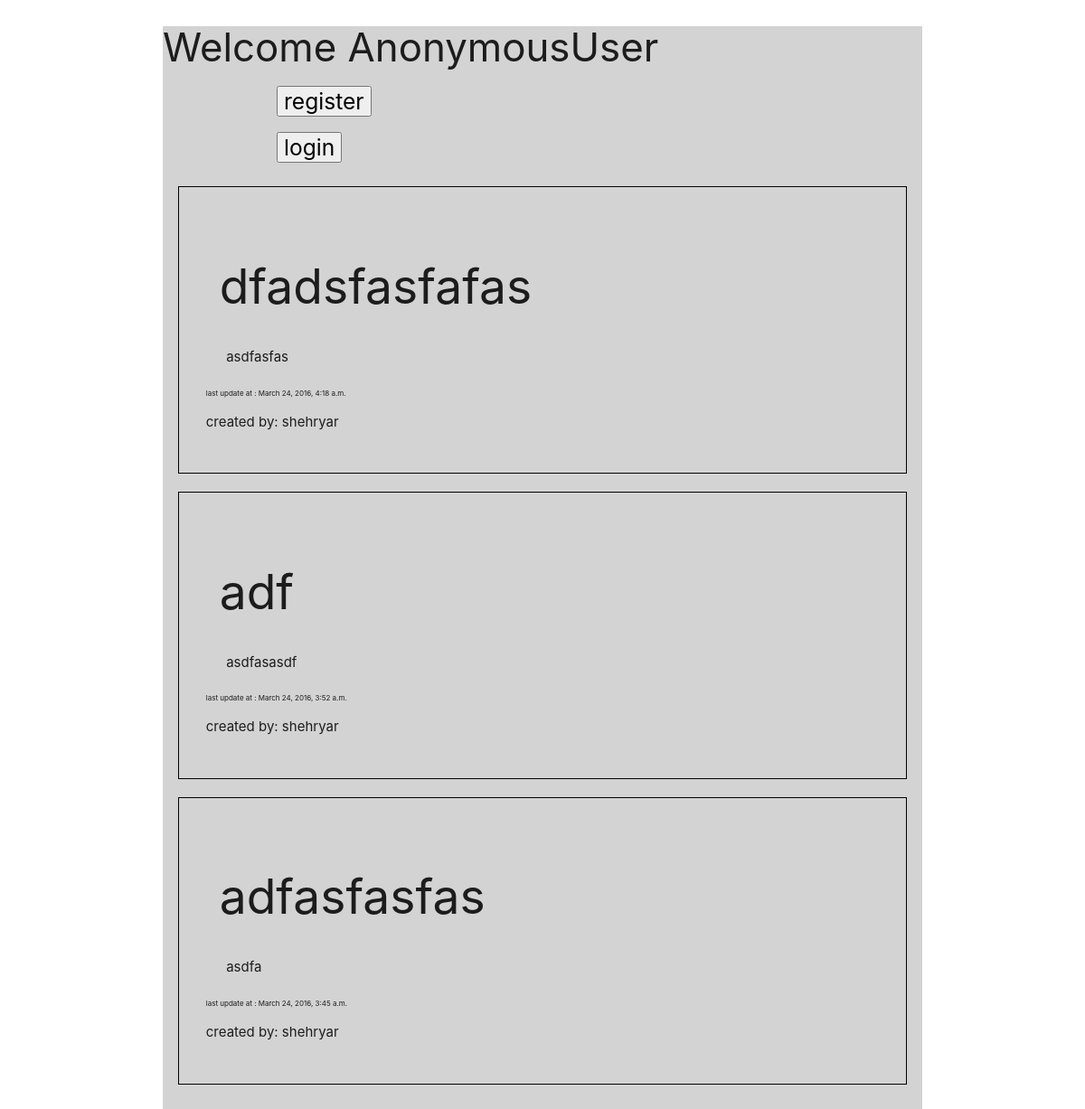
The app's page /, older data.
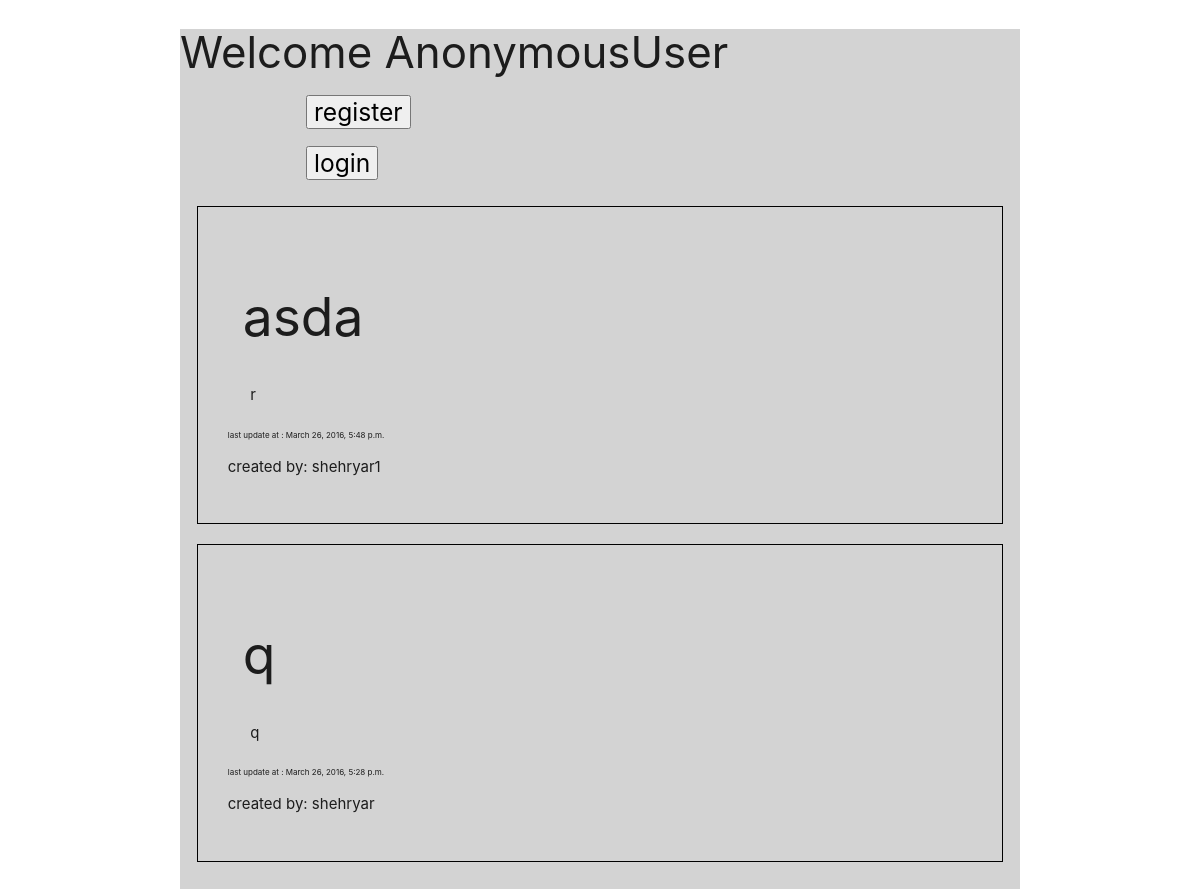
The same page, newer data.
### posts/models.py (models this page shows, shortened)
class Post(models.Model):
	title = models.CharField(max_length = 50)
	content = models.TextField()
	created_at = models.DateTimeField(editable=False)
	updated_at = models.DateTimeField()
	slug = models.SlugField(max_length=50)
	user = models.ForeignKey(User)

### posts/views.py (the view)
# urls.py: url(r'^$', views.index.as_view(), name='home'),
class index(View):
	def get(self,request):
		template = "index.html"
		blog_list = Post.objects.all().order_by('-updated_at')
		context = {
			"posts" : blog_list
		}
		return render(request, 'index.html', context)

### posts/templates/index.html (shortened to what this page needs)
{% extends "base.html" %}
{% block content %}
		<h3>Welcome {{user}} </h3>
<div class = "container large-6 small-6 columns">
	{% if user.is_active %}
	<div class "row">
			<h5> <a type="button"href="{% url 'posts:logout' %}"><button type="button">logout</h5></a>
		</div>
	<div class "row">
		<h5> <a type="button"href="{% url 'posts:create' %}"><button type="button">create</h5></a>
	</div>
	{% else %}
	<div class "row">
		<h5> <a type="button" href="{% url 'posts:register' %}"><button type="button">register</h5></a>
	</div>
	<div class "row">
		<h5> <a type="button"href="{% url 'posts:login' %}"><button type="button">login</h5></a>
	</div>
		{% endif %}
</div>
<div class = "container_row">
	{% for post in posts %}
		<div class = "row">
			<div class="small-9 large-8 columns details">
				{% if post.user == user %}
				<h2 class = "title"><a href="{% url 'posts:details' slug=post.slug %}">{{post.title}}</h2></a>
								{% else %}
				<h2 class = "title">{{post.title}}</h2>
			{% endif %}
				<div class = "post">
					<p>{{post.content}}</p>
				</div>
				<div class = "created">
				<p class = "time">last update at : {{post.updated_at}}</p>
				<p> created by: {{post.user}}</p>
				</div>
			</div>
		</div>
	{% endfor %}
</div>
{% endblock content %}

### posts/templates/base.html (shortened to what this page needs)
<!DOCTYPE html>
{% load staticfiles %}
<html lang="en">
<head>
    <link rel="stylesheet" href="https://cdnjs.cloudflare.com/ajax/libs/foundation/5.5.2/css/foundation.css" />
    <link rel="stylesheet" type="text/css" href="static/blog.css">
    <link type="text/css" rel="stylesheet" href="{% static 'materialize/bin/materialize.css' %}"  media="screen,projection"/>
</head>
<body>
<div class = "container large-6 small-6 columns">
		{% block content %}
		{% endblock content %}
	</div>
</body>
</html>

### posts/static/blog.css (style rules this page uses)
.container { background-color: lightgrey; width: 90%; margin: 1%; margin-left: 3%; }
.time { font-size: 8px; }
.title { border: .01% solid black; padding: 2%; }
.post { border: :1px solid black; margin: 3% }
.container_row { padding: 2%; }
.details { border: 1px solid black; padding: 30px; }

Row changes from the older to the newer data that the page shows:
removed Post: title "dfadsfasfafas", content "asdfasfas", updated_at "March 24, 2016, 4:18 a.m.", user "shehryar"
removed Post: title "adf", content "asdfasasdf", updated_at "March 24, 2016, 3:52 a.m.", user "shehryar"
removed Post: title "adfasfasfas", content "asdfa", updated_at "March 24, 2016, 3:45 a.m.", user "shehryar"
added Post: title "asda", content "r", updated_at "March 26, 2016, 5:48 p.m.", user "shehryar1"
added Post: title "q", content "q", updated_at "March 26, 2016, 5:28 p.m.", user "shehryar"
